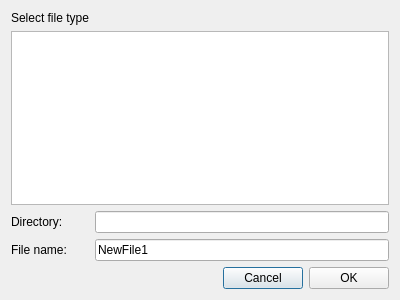
<?xml version="1.0" encoding="UTF-8"?>
<ui version="4.0">
 <class>AQNewFileDialog</class>
 <widget class="QDialog" name="AQNewFileDialog">
  <property name="geometry">
   <rect>
    <x>0</x>
    <y>0</y>
    <width>400</width>
    <height>300</height>
   </rect>
  </property>
  <property name="windowTitle">
   <string>Create new item</string>
  </property>
  <layout class="QFormLayout" name="formLayout">
   <item row="0" column="0">
    <widget class="QLabel" name="label">
     <property name="text">
      <string>Select file type</string>
     </property>
    </widget>
   </item>
   <item row="1" column="0" colspan="2">
    <widget class="QListWidget" name="listAvalibleFiles"/>
   </item>
   <item row="4" column="0" colspan="2">
    <layout class="QHBoxLayout" name="horizontalLayout">
     <item>
      <spacer name="horizontalSpacer">
       <property name="orientation">
        <enum>Qt::Horizontal</enum>
       </property>
       <property name="sizeHint" stdset="0">
        <size>
         <width>40</width>
         <height>20</height>
        </size>
       </property>
      </spacer>
     </item>
     <item>
      <widget class="QPushButton" name="bnCancel">
       <property name="text">
        <string>Cancel</string>
       </property>
      </widget>
     </item>
     <item>
      <widget class="QPushButton" name="bnOK">
       <property name="text">
        <string>OK</string>
       </property>
      </widget>
     </item>
    </layout>
   </item>
   <item row="2" column="0">
    <widget class="QLabel" name="label_2">
     <property name="text">
      <string>Directory:</string>
     </property>
    </widget>
   </item>
   <item row="3" column="0">
    <widget class="QLabel" name="label_3">
     <property name="text">
      <string>File name:</string>
     </property>
    </widget>
   </item>
   <item row="2" column="1">
    <widget class="QLineEdit" name="edDirectory"/>
   </item>
   <item row="3" column="1">
    <widget class="QLineEdit" name="edFileName">
     <property name="text">
      <string>NewFile1</string>
     </property>
    </widget>
   </item>
  </layout>
 </widget>
 <layoutdefault spacing="6" margin="11"/>
 <resources/>
 <connections/>
</ui>
